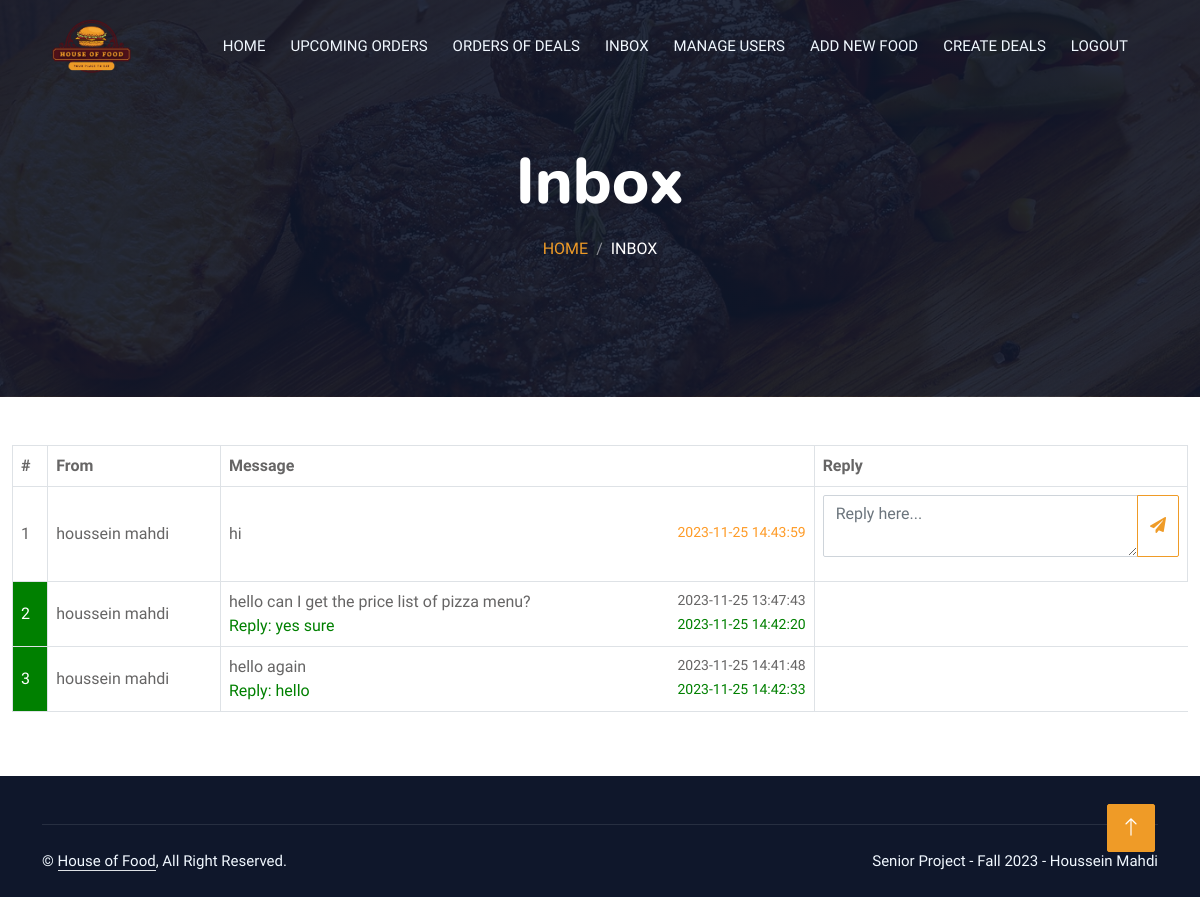
The app's page /admin/inbox.php with its own data.
### tables this page shows
CREATE TABLE IF NOT EXISTS `messages` (
  `msgID` int(11) NOT NULL,
  `userID` int(11) NOT NULL,
  `msg` text NOT NULL,
  `date` date NOT NULL,
  `time` time NOT NULL,
  `reply` text NOT NULL,
  `replyDate` date NOT NULL,
  `replyTime` time NOT NULL,
  PRIMARY KEY (`msgID`)
);

CREATE TABLE IF NOT EXISTS `users` (
  `userID` int(11) NOT NULL AUTO_INCREMENT,
  `firstName` varchar(100) NOT NULL,
  `lastName` varchar(100) NOT NULL,
  `email` varchar(100) NOT NULL,
  `phone` int(11) NOT NULL,
  `password` varchar(100) NOT NULL,
  `status` int(11) NOT NULL,
  `coupon_code` varchar(100) NOT NULL,
  `discount` int(11) NOT NULL,
  PRIMARY KEY (`userID`)
);

### admin/inbox.php (the view)
<?php
include "header.php";
?>
            <div class="container-xxl py-5 bg-dark hero-header mb-5">
                <div class="container text-center my-5 pt-5 pb-4">
                    <h1 class="display-3 text-white mb-3 animated slideInDown">Inbox</h1>
                    <nav aria-label="breadcrumb">
                        <ol class="breadcrumb justify-content-center text-uppercase">
                            <li class="breadcrumb-item"><a href="home.php">Home</a></li>
                            <li class="breadcrumb-item text-white active" aria-current="page">Inbox</li>
                        </ol>
                    </nav>
                </div>
            </div>
  <div class="cart-page">
            <div class="container-fluid">
                <div class="row">
                    <div class="col-lg-12">
                        <div class="cart-page-inner">
                            <div class="table-responsive">
                                <table class="table table-bordered table-hover">
                                    <thead class="thead-dark">
                                        <tr>
                                            <th>#</th>
                                            <th>From</th>
                                            <th>Message</th>
                                            <th>Reply</th>
                                        </tr>
                                    </thead>
                                    <tbody class="align-middle">
<?php
$result1 = mysqli_query($con,"SELECT * FROM messages");
if(mysqli_num_rows($result1)>0){ $i=1;
        while($row1 = mysqli_fetch_array($result1)){
        $msgID = $row1['msgID'];
        $uid = $row1['userID'];
            $result2 = mysqli_query($con,"SELECT * FROM users WHERE userID = '$uid'");
            $row2 = mysqli_fetch_array($result2);
        $reply = $row1['reply'];
        if($reply == ""){
        ?>
                                            <tr>
                                            <td><?php echo $i ?></td>
                                            <td><?php echo $row2['firstName'] ?> <?php echo $row2['lastName'] ?></td>
                                            <td><?php echo $row1['msg'] ?><small style="color:#FE9b27; float:right"><?php echo $row1['date'] ?> <?php echo $row1['time'] ?></small></td>
                                            <td><form action="send-reply.php?msgID=<?php echo $msgID ?>" method="POST">
                                                <div class="input-group mb-3">
                                                    <textarea class="form-control" name="reply" placeholder="Reply here..." aria-label="Recipient's username" aria-describedby="button-addon2"></textarea>
                                                    <button class="btn btn-outline-primary" type="submit"><i class="fa fa-paper-plane"></i></button>
                                                </div>
                                            </form>
                                            </td>
                                        </tr>
<?php } else { ?>
    <tr>
                                            <td style="background-color:green; color:#fff"><?php echo $i ?></td>
                                            <td><?php echo $row2['firstName'] ?> <?php echo $row2['lastName'] ?></td>
                                            <td><?php echo $row1['msg'] ?><small style="float:right"><?php echo $row1['date'] ?> <?php echo $row1['time'] ?></small><br>
                                            <span style="color:green">Reply: <?php echo $row1['reply'] ?><small style="float:right"><?php echo $row1['replyDate'] ?> <?php echo $row1['replyTime'] ?></small></span>
                                                </td>
                                        </tr>
<?php
} $i++;}
}
    else{
        echo "No orders";
    }?>
                                    </tbody>
                                </table>
                            </div>
                        </div>
                    </div>
                </div>
            </div>
        </div>
<?php
include "footer.php";
?>

### css/s1.css (style rules this page uses)
:root { --primary: #FE9b27; --light: #F1F8FF; --dark: #0F172B; }
.btn { font-family: 'Nunito', sans-serif; font-weight: 500; text-transform: uppercase; transition: .5s; }
.hero-header { background: linear-gradient(rgba(15, 23, 43, .9), rgba(15, 23, 43, .9)), url(../img/bg-hero.jpg); background-position: center center; background-repeat: no-repeat; background-size: cover; }
.breadcrumb-item + .breadcrumb-item::before { color: rgba(255, 255, 255, .5); }

### records on screen
messages: userID.firstName "houssein", userID.lastName "mahdi", msg "hi", date "2023-11-25", time "14:43:59"
messages: userID.firstName "houssein", userID.lastName "mahdi", msg "hello can I get the price list of pizza menu?", date "2023-11-25", time "13:47:43", reply "yes sure", replyDate "2023-11-25", replyTime "14:42:20"
messages: userID.firstName "houssein", userID.lastName "mahdi", msg "hello again", date "2023-11-25", time "14:41:48", reply "hello", replyDate "2023-11-25", replyTime "14:42:33"
